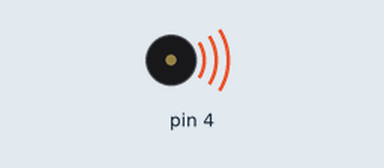
Simulated run of this sketch. Board: Arduino Uno, built with avr-gcc and run on an emulated ATmega328P. On the bench: buzzer (waves = sounding).

Above: at 0.3 s.
At 27.2 s:
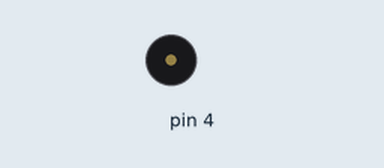
Timing chart, 0 to 40.0 s (numbered marks = the images above):
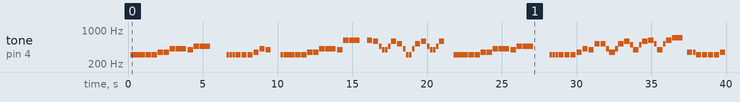

Measured:
- by itself, tone on pin 4: plays 312 Hz for 0.18 s, 312 Hz for 0.18 s, 312 Hz for 0.18 s, 312 Hz for 0.35 s, 312 Hz for 0.35 s, 312 Hz for 0.35 s … (101 notes in this stretch)

The sketch:

BuzzerMusic2.ino
```cpp
int melody[] = {
0, 156, 156, 156, 156, 156, 156, 175, 175, 208, 208, 196, 233, 233, 0, 0, 0, 156, 156, 156, 156, 156, 156, 175, 208, 196, 0, 0, 156, 156, 156, 156, 156, 156, 175, 175, 208, 208, 196, 311, 311, 0, 311, 294, 233, 196, 196, 233, 294, 262, 208, 156, 156, 208, 262, 294, 233, 196, 196, 233, 294, 0, 0, 156, 156, 156, 156, 156, 156, 175, 175, 208, 208, 196, 233, 233, 0, 0, 0, 156, 156, 156, 156, 156, 156, 175, 208, 196, 262, 262, 208, 175, 175, 208, 262, 294, 247, 196, 247, 294, 311, 262, 196, 262, 311, 349, 0, 175, 175, 156, 156, 156, 156, 175, 175, 116, 116, 156, 0, 0, 0, 165, 165, 165, 165, 165, 165, 185, 185, 220, 220, 208, 247, 247, 0, 0, 0, 165, 165, 165, 165, 165, 165, 185, 220, 208, 278, 278, 220, 185, 185, 220, 278, 311, 262, 208, 262, 311, 330, 278, 208, 278, 330, 370, 0, 185, 185, 165, 165, 165, 165, 185, 185, 123, 123, 165, 0, 0, 0, 262, 208, 262, 311, 311, 311, 262, 262, 0, 156, 156, 156, 156, 156, 156, 175, 175, 208, 196, 233, 0, 156, 156, 156, 156, 156, 156, 175, 208, 196, 0, 156, 156, 156, 156, 156, 156, 175, 175, 208, 196, 311, 311, 311, 294, 0, 233, 196, 0, 233, 294, 0, 262, 0, 208, 156, 0, 208, 262, 0, 294, 0, 233, 196, 0, 233, 294, 0, 0, 175, 175, 175, 175, 175, 175, 196, 196, 233, 220, 262, 262, 0, 0, 175, 175, 175, 175, 175, 175, 196, 233, 220, 294, 0, 294, 294, 233, 196, 196, 233, 294, 330, 278, 220, 220, 278, 330, 349, 294, 220, 220, 294, 349, 196, 0, 196, 196, 175, 175, 175, 0, 175, 175, 175, 175, 196, 0, 196, 196, 131, 139, 147, 139, 196, 196, 131, 131, 175, 0, 0, 0
};
int noteDurations[] = {
250, 250, 250, 250, 500, 500, 500, 500, 500, 500, 1000, 500, 500, 1000, 500, 500, 250, 250, 250, 250, 500, 500, 500, 500, 500, 500, 500, 250, 250, 250, 250, 500, 500, 500, 500, 500, 500, 1000, 500, 500, 1000, 500, 500, 500, 250, 250, 250, 250, 500, 500, 250, 250, 250, 250, 500, 500, 250, 250, 250, 250, 500, 500, 250, 250, 250, 250, 500, 500, 500, 500, 500, 500, 1000, 500, 500, 1000, 500, 500, 250, 250, 250, 250, 500, 500, 500, 500, 500, 500, 500, 500, 250, 250, 250, 250, 500, 500, 250, 500, 250, 500, 500, 250, 500, 250, 500, 1000, 250, 500, 250, 500, 500, 500, 500, 500, 500, 500, 500, 500, 500, 1000, 250, 250, 250, 250, 500, 500, 500, 500, 500, 500, 1000, 500, 500, 1000, 500, 500, 250, 250, 250, 250, 500, 500, 500, 500, 500, 500, 500, 500, 250, 250, 250, 250, 500, 500, 250, 500, 250, 500, 500, 250, 500, 250, 500, 1000, 250, 500, 250, 500, 500, 500, 500, 500, 500, 500, 500, 500, 500, 1000, 1000, 500, 500, 1000, 500, 500, 1000, 500, 500, 500, 500, 500, 500, 1000, 1000, 1000, 1000, 1000, 1000, 1000, 1000, 500, 500, 500, 500, 1000, 1000, 1000, 1000, 1000, 1000, 500, 500, 500, 500, 1000, 1000, 1000, 1000, 1000, 1000, 1000, 1000, 1000, 1000, 500, 500, 500, 500, 500, 500, 500, 500, 500, 500, 500, 500, 500, 500, 500, 500, 500, 500, 500, 500, 500, 500, 500, 500, 500, 500, 500, 500, 1000, 1000, 1000, 1000, 1000, 1000, 1000, 1000, 1000, 1000, 500, 500, 500, 500, 1000, 1000, 1000, 1000, 1000, 1000, 500, 500, 1000, 1000, 500, 500, 500, 500, 1000, 1000, 500, 500, 500, 500, 1000, 1000, 500, 500, 500, 500, 1000, 500, 500, 500, 500, 1000, 1000, 500, 500, 500, 500, 1000, 1000, 500, 500, 500, 500, 1000, 1000, 1000, 1000, 1000, 1000, 1000, 1000, 500, 500, 1000, 0
};

void setup() {

  for (int thisNote = 0; thisNote < sizeof(melody) / sizeof(int); thisNote++)
  {
    tone(4, melody[thisNote] * 2, noteDurations[thisNote] * .7);
    delay(noteDurations[thisNote] * 0.8);
    noTone(4);
  }
}

void loop() {
  // no need to repeat the melody.
}
```
